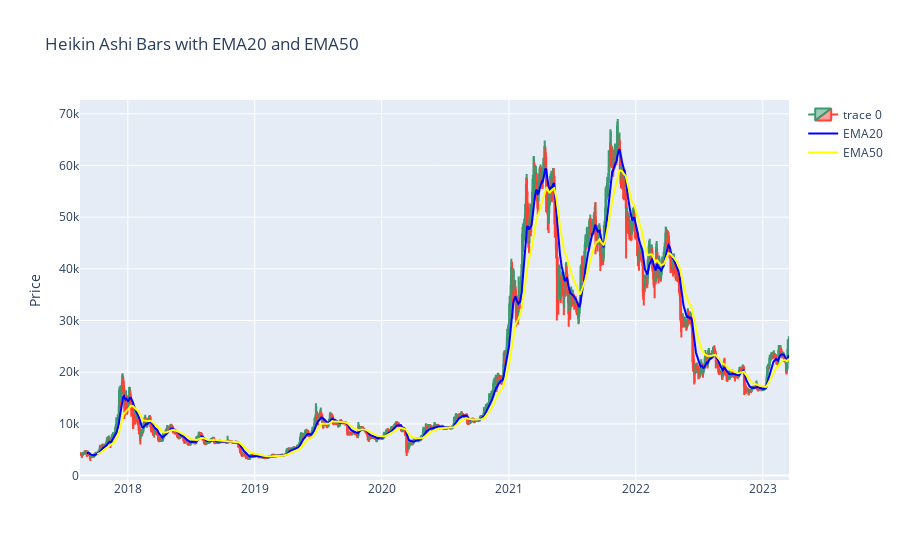

The code cell stored with this chart in its notebook:
### Code cell
# Create a candlestick chart
fig = go.Figure(data=go.Candlestick(x=df.index,
                open=df['ha_open'],
                high=df['ha_high'],
                low=df['ha_low'],
                close=df['ha_close']))

# Add EMA's
fig.add_trace(go.Scatter(x=df.index, y=df['ema20'], name='EMA20', line=dict(color='blue')))
fig.add_trace(go.Scatter(x=df.index, y=df['ema50'], name='EMA50', line=dict(color='yellow')))

# Customize the chart layout
fig.update_layout(
    title='Heikin Ashi Bars with EMA20 and EMA50',
    yaxis_title='Price',
    xaxis_rangeslider_visible=False)

# Show the chart
fig.show()

### Figure 1 — Plotly figure (JSON) as saved in the notebook; plotly's stock layout.template omitted (floating-point values rounded to 4 significant figures; data arrays with more than 128 entries replaced by an {"elided": "..."} marker saying what was removed)
{"data": [{"close": {"elided": "2039 float values"}, "high": {"elided": "2039 float values"}, "low": {"elided": "2039 float values"}, "open": {"elided": "2039 float values"}, "type": "candlestick", "x": {"elided": "2039 str values"}}, {"line": {"color": "blue"}, "name": "EMA20", "type": "scatter", "x": {"elided": "2039 str values"}, "y": {"elided": "2039 float values"}}, {"line": {"color": "yellow"}, "name": "EMA50", "type": "scatter", "x": {"elided": "2039 str values"}, "y": {"elided": "2039 float values"}}], "layout": {"title": {"text": "Heikin Ashi Bars with EMA20 and EMA50"}, "xaxis": {"rangeslider": {"visible": false}}, "yaxis": {"title": {"text": "Price"}}}}
